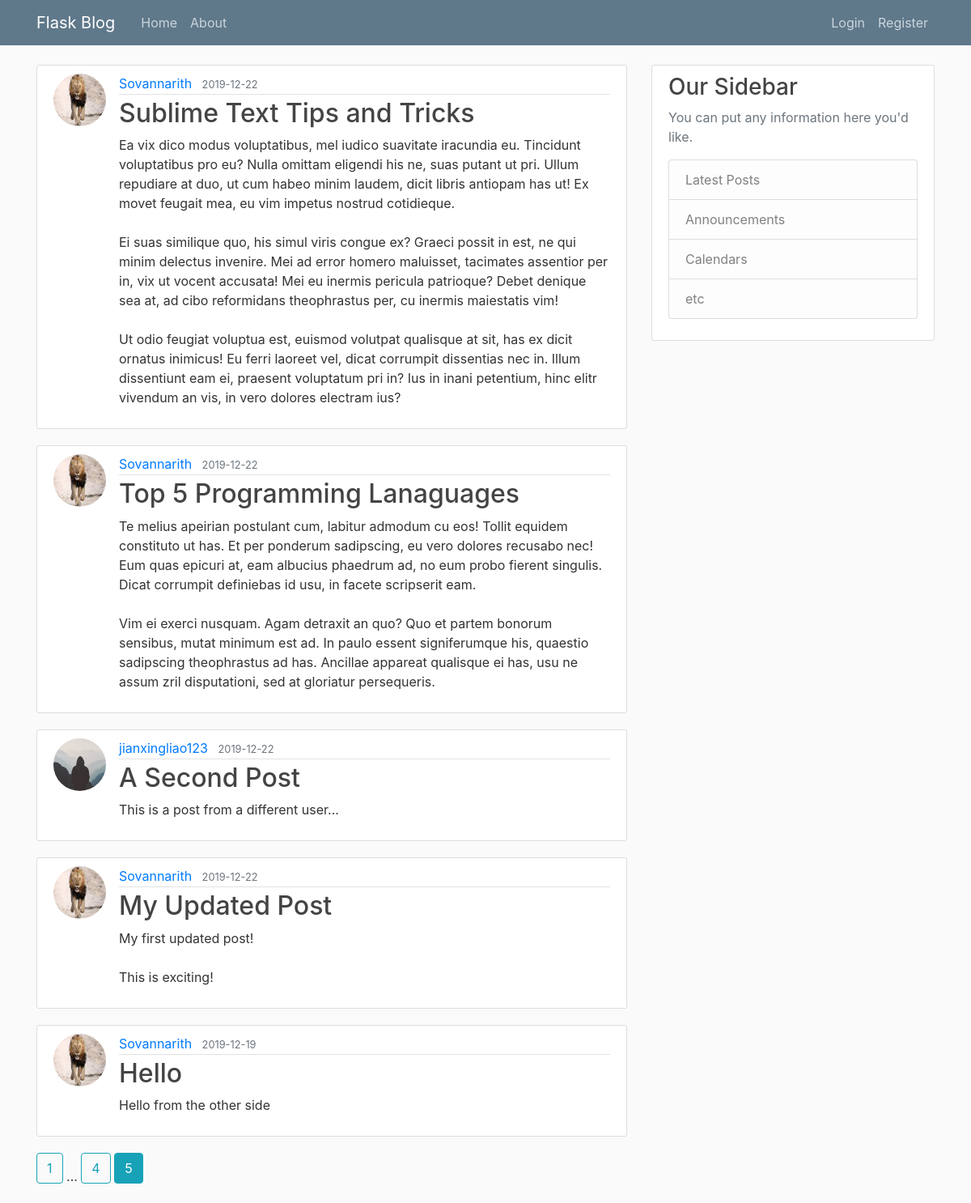
/home?page=5, run on the app's committed database.
### flaskblog/models.py (models this page shows, shortened)
class Post(db.Model):
    id = db.Column(db.Integer, primary_key=True)
    title = db.Column(db.String(100), nullable=False)
    date_posted = db.Column(db.DateTime, nullable=False, default=datetime.utcnow)
    content = db.Column(db.Text, nullable=False)
    user_id = db.Column(db.Integer, db.ForeignKey('user.id'), nullable=False) # Use to specify the user in the post model

class User(db.Model, UserMixin):
    id = db.Column(db.Integer, primary_key=True) # each of the user need to have the unique id and primary_key will provide each every user with the unique id
    username = db.Column(db.String(20), unique=True, nullable=False)
    email = db.Column(db.String(120), unique=True, nullable=False)
    image_file = db.Column(db.String(20), nullable=False, default='default.jpg') #profile of the user
    password = db.Column(db.String(60), nullable=False)
    posts = db.relationship('Post', backref='author', lazy=True) #create the relationship between Post and User model.

### flaskblog/main/routes.py (the view)
@main.route("/")
@main.route("/home")
def home():
    page = request.args.get('page', 1, type=int) #This statement is to get the page number the default page is 1.
    posts = Post.query.order_by(Post.date_posted.desc()).paginate(page=page, per_page=5) #date_posted.desc(): sort the post descending with the date that it have been posted.
    return render_template('home.html', posts=posts)

### flaskblog/templates/home.html
{% extends "layout.html" %}
{% block content %}
    {% for post in posts.items %}
        <article class="media content-section">
          <img class="rounded-circle article-img" src="{{ url_for('static', filename='profile_pics/' + post.author.image_file) }}">
          <div class="media-body">
            <div class="article-metadata">
              <a class="mr-2" href="{{ url_for('users.user_posts', username=post.author.username) }}">{{ post.author.username }}</a>
              <small class="text-muted">{{ post.date_posted.strftime('%Y-%m-%d') }}</small>
            </div>
            <h2><a class="article-title" href="{{ url_for('posts.post', post_id=post.id) }}">{{ post.title }}</a></h2>
            <p class="article-content">{{ post.content }}</p>
          </div>
        </article>
    {% endfor %}
    {% for page_num in posts.iter_pages(left_edge=1, right_edge=1, left_current=1, right_current=2) %}
      {% if page_num %}
        {% if posts.page == page_num %}
          <a class="btn btn-info mb-4" href="{{ url_for('main.home', page=page_num) }}">{{ page_num }}</a>
        {% else %}
          <a class="btn btn-outline-info mb-4" href="{{ url_for('main.home', page=page_num) }}">{{ page_num }}</a>
        {% endif %}
      {% else %}
        ...
      {% endif %}
    {% endfor %}
{% endblock content %}

### flaskblog/static/main.css (style rules this page uses)
body { background: #fafafa; color: #333333; margin-top: 5rem; }
h1, h2, h3, h4, h5, h6 { color: #444444; }
.content-section { background: #ffffff; padding: 10px 20px; border: 1px solid #dddddd; border-radius: 3px; margin-bottom: 20px; }
.article-title { color: #444444; }
.article-content { white-space: pre-line; }
.article-img { height: 65px; width: 65px; margin-right: 16px; }
.article-metadata { padding-bottom: 1px; margin-bottom: 4px; border-bottom: 1px solid #e3e3e3 }

### data on the page
Post: image_file (picture), author.username "Sovannarith", date_posted "2019-12-22", title "Sublime Text Tips and Tricks", content "Ea vix dico modus voluptatibus, mel iudico suavitate iracundia eu. Tincidunt voluptatibus pro eu? Nulla omittam eligendi his ne, suas putant ut pri. Ullum repudiare at duo, ut cum habeo minim laudem, dicit libris antiopam has ut! Ex movet feugait mea, eu vim impetus nostrud cotidieque. Ei suas similique quo, his simul viris congue ex? Graeci possit in est, ne qui minim delectus invenire. Mei ad error homero maluisset, tacimates assentior per in, vix ut vocent accusata! Mei eu inermis pericula patrioque? Debet denique sea at, ad cibo reformidans theophrastus per, cu inermis maiestatis vim! Ut odio feugiat voluptua est, euismod volutpat qualisque at sit, has ex dicit ornatus inimicus! Eu…"
Post: image_file (picture), author.username "Sovannarith", date_posted "2019-12-22", title "Top 5 Programming Lanaguages", content "Te melius apeirian postulant cum, labitur admodum cu eos! Tollit equidem constituto ut has. Et per ponderum sadipscing, eu vero dolores recusabo nec! Eum quas epicuri at, eam albucius phaedrum ad, no eum probo fierent singulis. Dicat corrumpit definiebas id usu, in facete scripserit eam. Vim ei exerci nusquam. Agam detraxit an quo? Quo et partem bonorum sensibus, mutat minimum est ad. In paulo essent signiferumque his, quaestio sadipscing theophrastus ad has. Ancillae appareat qualisque ei has, usu ne assum zril disputationi, sed at gloriatur persequeris."
Post: image_file (placeholder picture), author.username "jianxingliao123", date_posted "2019-12-22", title "A Second Post", content "This is a post from a different user..."
Post: image_file (picture), author.username "Sovannarith", date_posted "2019-12-22", title "My Updated Post", content "My first updated post! This is exciting!"
Post: image_file (picture), author.username "Sovannarith", date_posted "2019-12-19", title "Hello", content "Hello from the other side"

### other printed values
{{ page_num }} "1" "4"
{{ page_num }} "5"
